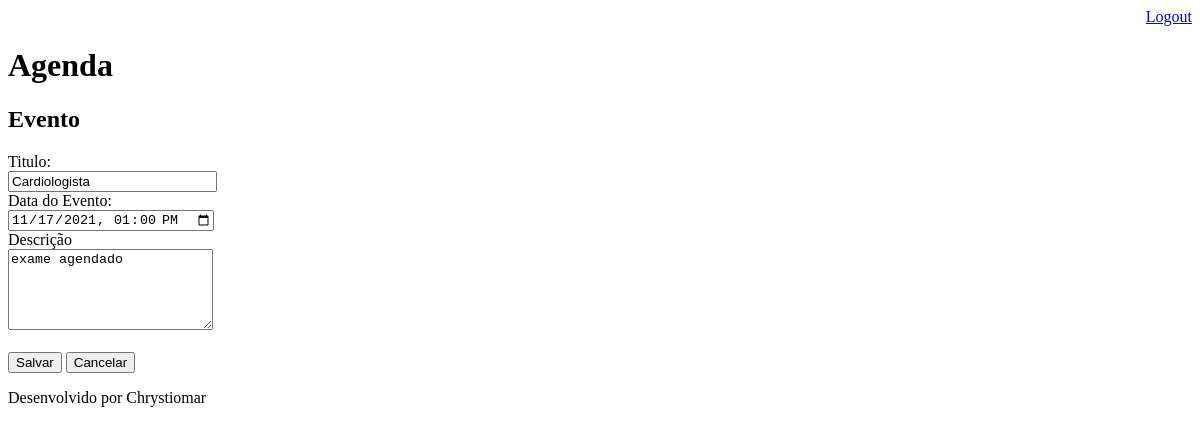
/agenda/evento/?id=3 (signed in), run on an earlier commit of the app's database.
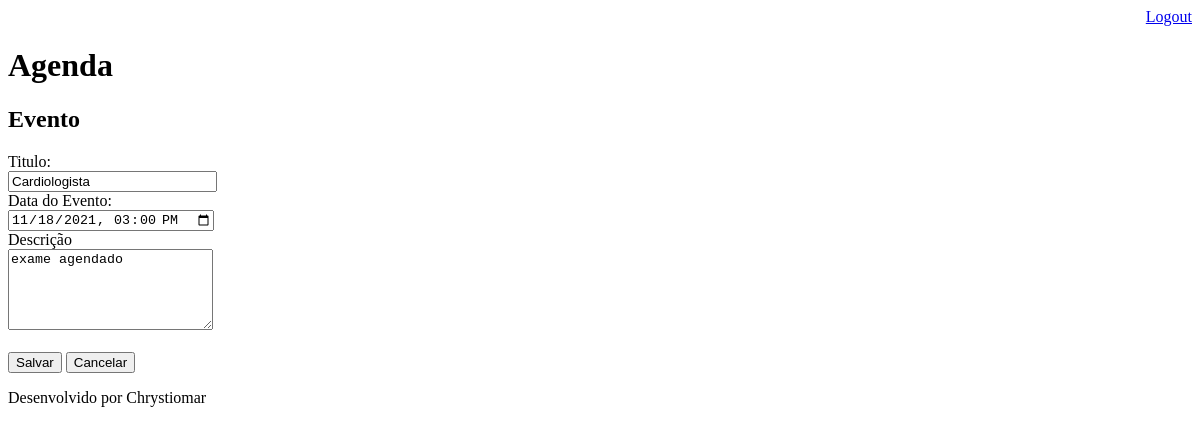
And on a later commit of the database.
### core/models.py (models this page shows, shortened)
class Evento(models.Model):
    titulo = models.CharField(max_length=100)
    descricao = models.TextField(blank=True, null=True)
    data_evento = models.DateTimeField(verbose_name='Data do Evento')
    data_criacao = models.DateTimeField(auto_now=True)
    usuario = models.ForeignKey(User, on_delete=models.CASCADE)
    class Meta:
        db_table = 'evento'
    def get_data_input_evento(self):
        return self.data_evento.strftime('%Y-%m-%dT%H:%M')

### core/views.py (the view)
# urls.py: path('agenda/evento/', views.evento),
@login_required(login_url='/login/')
def evento(request):
    id_evento = request.GET.get('id')
    dados = { }
    if id_evento:
        dados['evento'] = Evento.objects.get(id=id_evento)
    return render(request, 'evento.html', dados)

### templates/evento.html (shortened to what this page needs)
{% extends "model_page.html" %}
{% block content %}
<h2>Evento</h2>
<form action="submit" method="POST">{% csrf_token %}
    <label>Titulo:</label>
    <br>
    <input type="text" name="titulo" size="23" value="{{ evento.titulo }}">
    <br>
    <label>Data do Evento:</label>
    <br>
    <input type="datetime-local" name="data_evento" value="{{ evento.get_data_input_evento }}" >
    <br>
    <label>Descrição</label>
    <br>
    <textarea name="descricao" rows="5" cols="23">{{ evento.descricao }}</textarea>
    <br><br>
    <button type="submit">Salvar</button>
    <a href="/">
        <button type="button">Cancelar</button>
    </a>
</form>
{% endblock %}

What changed in the data, as far as the page shows it:
changed Evento "Cardiologista": data_evento "11/17/2021 13:00" → "11/18/2021 15:00"
